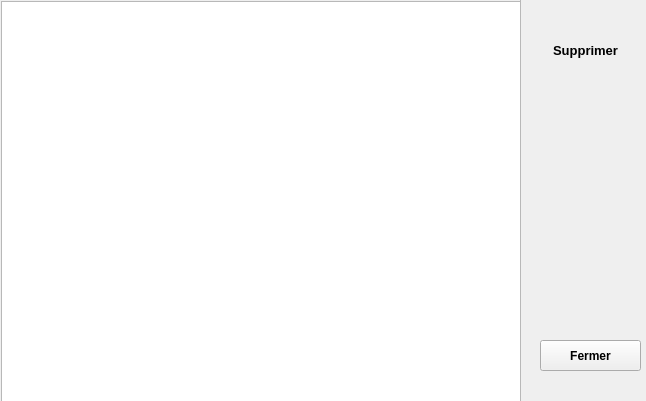
<?xml version="1.0" encoding="UTF-8"?>
<ui version="4.0">
 <class>ListeMat</class>
 <widget class="QDialog" name="ListeMat">
  <property name="geometry">
   <rect>
    <x>0</x>
    <y>0</y>
    <width>646</width>
    <height>401</height>
   </rect>
  </property>
  <property name="font">
   <font>
    <weight>75</weight>
    <bold>true</bold>
   </font>
  </property>
  <property name="windowTitle">
   <string>Dialog</string>
  </property>
  <widget class="QPushButton" name="SuppB">
   <property name="geometry">
    <rect>
     <x>530</x>
     <y>30</y>
     <width>111</width>
     <height>41</height>
    </rect>
   </property>
   <property name="font">
    <font>
     <pointsize>10</pointsize>
     <weight>75</weight>
     <bold>true</bold>
    </font>
   </property>
   <property name="text">
    <string>Supprimer</string>
   </property>
   <property name="icon">
    <iconset resource="Images.qrc">
     <normaloff>:/icon/Icon/118.png</normaloff>:/icon/Icon/118.png</iconset>
   </property>
   <property name="iconSize">
    <size>
     <width>30</width>
     <height>30</height>
    </size>
   </property>
   <property name="flat">
    <bool>true</bool>
   </property>
  </widget>
  <widget class="QPushButton" name="fermerpB">
   <property name="geometry">
    <rect>
     <x>540</x>
     <y>340</y>
     <width>101</width>
     <height>31</height>
    </rect>
   </property>
   <property name="text">
    <string>Fermer</string>
   </property>
  </widget>
  <widget class="QScrollArea" name="scrollArea">
   <property name="geometry">
    <rect>
     <x>-10</x>
     <y>-10</y>
     <width>531</width>
     <height>421</height>
    </rect>
   </property>
   <property name="widgetResizable">
    <bool>true</bool>
   </property>
   <widget class="QWidget" name="scrollAreaWidgetContents">
    <property name="geometry">
     <rect>
      <x>0</x>
      <y>0</y>
      <width>529</width>
      <height>419</height>
     </rect>
    </property>
    <widget class="QTableView" name="ArtView">
     <property name="geometry">
      <rect>
       <x>10</x>
       <y>10</y>
       <width>521</width>
       <height>401</height>
      </rect>
     </property>
     <property name="sortingEnabled">
      <bool>true</bool>
     </property>
    </widget>
   </widget>
  </widget>
  <zorder>scrollArea</zorder>
  <zorder>SuppB</zorder>
  <zorder>fermerpB</zorder>
 </widget>
 <resources>
  <include location="Images.qrc"/>
 </resources>
 <connections/>
</ui>
